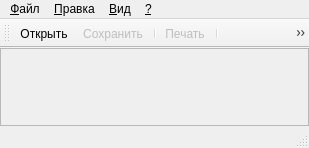
<?xml version="1.0" encoding="UTF-8"?>
<ui version="4.0">
 <class>MainWindow</class>
 <widget class="QMainWindow" name="MainWindow">
  <property name="geometry">
   <rect>
    <x>0</x>
    <y>0</y>
    <width>309</width>
    <height>148</height>
   </rect>
  </property>
  <property name="minimumSize">
   <size>
    <width>0</width>
    <height>0</height>
   </size>
  </property>
  <property name="windowTitle">
   <string/>
  </property>
  <widget class="QWidget" name="centralwidget">
   <layout class="QHBoxLayout" name="horizontalLayout">
    <property name="spacing">
     <number>0</number>
    </property>
    <property name="leftMargin">
     <number>0</number>
    </property>
    <property name="topMargin">
     <number>0</number>
    </property>
    <property name="rightMargin">
     <number>0</number>
    </property>
    <property name="bottomMargin">
     <number>0</number>
    </property>
    <item>
     <widget class="QScrollArea" name="scrollArea">
      <property name="widgetResizable">
       <bool>false</bool>
      </property>
      <property name="alignment">
       <set>Qt::AlignCenter</set>
      </property>
      <widget class="QWidget" name="scrollAreaWidgetContents">
       <property name="geometry">
        <rect>
         <x>0</x>
         <y>0</y>
         <width>307</width>
         <height>69</height>
        </rect>
       </property>
      </widget>
     </widget>
    </item>
   </layout>
  </widget>
  <widget class="QMenuBar" name="menubar">
   <property name="geometry">
    <rect>
     <x>0</x>
     <y>0</y>
     <width>309</width>
     <height>22</height>
    </rect>
   </property>
   <widget class="QMenu" name="menuFile">
    <property name="title">
     <string>&amp;Файл</string>
    </property>
    <addaction name="actionFileOpen"/>
    <addaction name="actionFileSave"/>
    <addaction name="separator"/>
    <addaction name="actionFilePrint"/>
    <addaction name="separator"/>
    <addaction name="actionFileExit"/>
   </widget>
   <widget class="QMenu" name="menuEdit">
    <property name="title">
     <string>&amp;Правка</string>
    </property>
    <addaction name="actionEditCopy"/>
    <addaction name="actionEditPaste"/>
   </widget>
   <widget class="QMenu" name="menuView">
    <property name="title">
     <string>&amp;Вид</string>
    </property>
    <addaction name="actionViewZoomIn"/>
    <addaction name="actionViewZoomOut"/>
    <addaction name="actionViewSizeNormal"/>
    <addaction name="separator"/>
    <addaction name="actionViewSizeAdjust"/>
   </widget>
   <widget class="QMenu" name="menuHelp">
    <property name="title">
     <string>&amp;?</string>
    </property>
    <addaction name="actionHelpAbout"/>
   </widget>
   <addaction name="menuFile"/>
   <addaction name="menuEdit"/>
   <addaction name="menuView"/>
   <addaction name="menuHelp"/>
  </widget>
  <widget class="QStatusBar" name="statusbar"/>
  <widget class="QToolBar" name="toolBar">
   <property name="windowTitle">
    <string>toolBar</string>
   </property>
   <attribute name="toolBarArea">
    <enum>TopToolBarArea</enum>
   </attribute>
   <attribute name="toolBarBreak">
    <bool>false</bool>
   </attribute>
   <addaction name="actionFileOpen"/>
   <addaction name="actionFileSave"/>
   <addaction name="separator"/>
   <addaction name="actionFilePrint"/>
   <addaction name="separator"/>
   <addaction name="actionEditCopy"/>
   <addaction name="actionEditPaste"/>
   <addaction name="separator"/>
   <addaction name="actionViewZoomIn"/>
   <addaction name="actionViewZoomOut"/>
   <addaction name="actionViewSizeNormal"/>
   <addaction name="actionViewSizeAdjust"/>
  </widget>
  <action name="actionFileOpen">
   <property name="icon">
    <iconset resource="res.qrc">
     <normaloff>:/pic/fileOpen.ico</normaloff>:/pic/fileOpen.ico</iconset>
   </property>
   <property name="text">
    <string>&amp;Открыть</string>
   </property>
   <property name="toolTip">
    <string>Открыть изображение</string>
   </property>
   <property name="shortcut">
    <string>Ctrl+O</string>
   </property>
  </action>
  <action name="actionFileSave">
   <property name="enabled">
    <bool>false</bool>
   </property>
   <property name="icon">
    <iconset resource="res.qrc">
     <normaloff>:/pic/fileSave.ico</normaloff>:/pic/fileSave.ico</iconset>
   </property>
   <property name="text">
    <string>&amp;Сохранить</string>
   </property>
   <property name="toolTip">
    <string>Сохранить изображение</string>
   </property>
   <property name="shortcut">
    <string>Ctrl+S</string>
   </property>
  </action>
  <action name="actionFilePrint">
   <property name="enabled">
    <bool>false</bool>
   </property>
   <property name="icon">
    <iconset resource="res.qrc">
     <normaloff>:/pic/filePrint.ico</normaloff>:/pic/filePrint.ico</iconset>
   </property>
   <property name="text">
    <string>&amp;Печать</string>
   </property>
   <property name="toolTip">
    <string>Печать изображения</string>
   </property>
   <property name="shortcut">
    <string>Ctrl+P</string>
   </property>
  </action>
  <action name="actionFileExit">
   <property name="icon">
    <iconset resource="res.qrc">
     <normaloff>:/pic/fileExit.ico</normaloff>:/pic/fileExit.ico</iconset>
   </property>
   <property name="text">
    <string>&amp;Выход</string>
   </property>
   <property name="toolTip">
    <string>Выход из программы</string>
   </property>
   <property name="shortcut">
    <string>Ctrl+Q</string>
   </property>
  </action>
  <action name="actionEditCopy">
   <property name="checkable">
    <bool>false</bool>
   </property>
   <property name="enabled">
    <bool>false</bool>
   </property>
   <property name="icon">
    <iconset resource="res.qrc">
     <normaloff>:/pic/editCopy.ico</normaloff>:/pic/editCopy.ico</iconset>
   </property>
   <property name="text">
    <string>&amp;Копировать</string>
   </property>
   <property name="toolTip">
    <string>Копировать изображение</string>
   </property>
   <property name="shortcut">
    <string>Ctrl+C</string>
   </property>
  </action>
  <action name="actionEditPaste">
   <property name="enabled">
    <bool>false</bool>
   </property>
   <property name="icon">
    <iconset resource="res.qrc">
     <normaloff>:/pic/editPaste.ico</normaloff>:/pic/editPaste.ico</iconset>
   </property>
   <property name="text">
    <string>&amp;Вставить</string>
   </property>
   <property name="toolTip">
    <string>Вставить</string>
   </property>
   <property name="shortcut">
    <string>Ctrl+V</string>
   </property>
  </action>
  <action name="actionViewZoomIn">
   <property name="enabled">
    <bool>false</bool>
   </property>
   <property name="icon">
    <iconset resource="res.qrc">
     <normaloff>:/pic/zoomIn.ico</normaloff>:/pic/zoomIn.ico</iconset>
   </property>
   <property name="text">
    <string>&amp;Увеличить</string>
   </property>
   <property name="toolTip">
    <string>Увеличить изображение</string>
   </property>
   <property name="shortcut">
    <string>PgUp</string>
   </property>
  </action>
  <action name="actionViewZoomOut">
   <property name="enabled">
    <bool>false</bool>
   </property>
   <property name="icon">
    <iconset resource="res.qrc">
     <normaloff>:/pic/zoomOut.ico</normaloff>:/pic/zoomOut.ico</iconset>
   </property>
   <property name="text">
    <string>У&amp;меньшить</string>
   </property>
   <property name="toolTip">
    <string>Уменьшить изображение</string>
   </property>
   <property name="shortcut">
    <string>PgDown</string>
   </property>
  </action>
  <action name="actionHelpAbout">
   <property name="enabled">
    <bool>true</bool>
   </property>
   <property name="icon">
    <iconset resource="res.qrc">
     <normaloff>:/pic/helpAbout.ico</normaloff>:/pic/helpAbout.ico</iconset>
   </property>
   <property name="text">
    <string>&amp;О программе...</string>
   </property>
   <property name="toolTip">
    <string>О программе...</string>
   </property>
   <property name="shortcut">
    <string>F1</string>
   </property>
  </action>
  <action name="actionViewSizeNormal">
   <property name="checkable">
    <bool>true</bool>
   </property>
   <property name="enabled">
    <bool>false</bool>
   </property>
   <property name="icon">
    <iconset resource="res.qrc">
     <normaloff>:/pic/zoomNorm.ico</normaloff>:/pic/zoomNorm.ico</iconset>
   </property>
   <property name="text">
    <string>&amp;Исходный</string>
   </property>
   <property name="toolTip">
    <string>Исходный размер изображения</string>
   </property>
   <property name="shortcut">
    <string>Home</string>
   </property>
  </action>
  <action name="actionViewSizeAdjust">
   <property name="checkable">
    <bool>true</bool>
   </property>
   <property name="checked">
    <bool>true</bool>
   </property>
   <property name="enabled">
    <bool>false</bool>
   </property>
   <property name="icon">
    <iconset resource="res.qrc">
     <normaloff>:/pic/zoomFit.ico</normaloff>:/pic/zoomFit.ico</iconset>
   </property>
   <property name="text">
    <string>&amp;Авто</string>
   </property>
   <property name="toolTip">
    <string>Автоматический размер изображения</string>
   </property>
   <property name="shortcut">
    <string>End</string>
   </property>
  </action>
 </widget>
 <resources>
  <include location="res.qrc"/>
 </resources>
 <connections/>
</ui>
